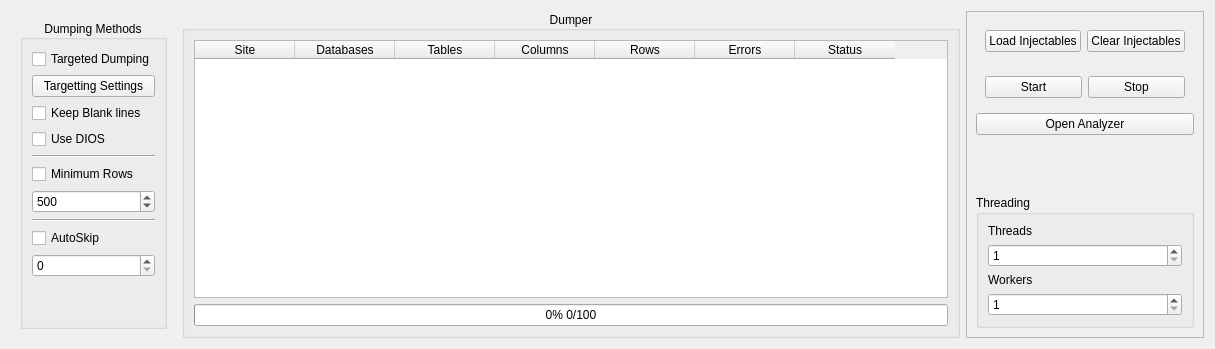
        <widget class="QWidget" name="tabDumper">
         <attribute name="title">
          <string>Dumping</string>
         </attribute>
         <layout class="QHBoxLayout" name="horizontalLayout_12">
          <item>
           <widget class="QWidget" name="widget_6" native="true">
            <layout class="QVBoxLayout" name="verticalLayout_10">
             <item>
              <widget class="QGroupBox" name="dumperMethodsGroup">
               <property name="title">
                <string>Dumping Methods</string>
               </property>
               <property name="alignment">
                <set>Qt::AlignCenter</set>
               </property>
               <layout class="QVBoxLayout" name="verticalLayout_11">
                <item>
                 <widget class="QCheckBox" name="dumperTargetedCheckbox">
                  <property name="text">
                   <string>Targeted Dumping</string>
                  </property>
                 </widget>
                </item>
                <item>
                 <widget class="QPushButton" name="dumperTargetSettingsBtn">
                  <property name="text">
                   <string>Targetting Settings</string>
                  </property>
                 </widget>
                </item>
                <item>
                 <widget class="QCheckBox" name="dumperKeepBlanksCheckbox">
                  <property name="text">
                   <string>Keep Blank lines</string>
                  </property>
                 </widget>
                </item>
                <item>
                 <widget class="QCheckBox" name="dumperDIOSCheckbox">
                  <property name="text">
                   <string>Use DIOS</string>
                  </property>
                 </widget>
                </item>
                <item>
                 <widget class="Line" name="line_3">
                  <property name="orientation">
                   <enum>Qt::Horizontal</enum>
                  </property>
                 </widget>
                </item>
                <item>
                 <widget class="QCheckBox" name="dumperMinRowsCheckbox">
                  <property name="text">
                   <string>Minimum Rows</string>
                  </property>
                 </widget>
                </item>
                <item>
                 <widget class="QSpinBox" name="dumperMinRowsSpinbox">
                  <property name="buttonSymbols">
                   <enum>QAbstractSpinBox::UpDownArrows</enum>
                  </property>
                  <property name="minimum">
                   <number>1</number>
                  </property>
                  <property name="maximum">
                   <number>999999</number>
                  </property>
                  <property name="singleStep">
                   <number>0</number>
                  </property>
                  <property name="value">
                   <number>500</number>
                  </property>
                 </widget>
                </item>
                <item>
                 <widget class="Line" name="line_2">
                  <property name="orientation">
                   <enum>Qt::Horizontal</enum>
                  </property>
                 </widget>
                </item>
                <item>
                 <widget class="QCheckBox" name="dumperAutoSkip">
                  <property name="text">
                   <string>AutoSkip</string>
                  </property>
                 </widget>
                </item>
                <item>
                 <widget class="QSpinBox" name="dumperAutoSkipSpinbox">
                  <property name="maximum">
                   <number>999999999</number>
                  </property>
                 </widget>
                </item>
                <item>
                 <spacer name="verticalSpacer_6">
                  <property name="orientation">
                   <enum>Qt::Vertical</enum>
                  </property>
                  <property name="sizeHint" stdset="0">
                   <size>
                    <width>20</width>
                    <height>40</height>
                   </size>
                  </property>
                 </spacer>
                </item>
               </layout>
              </widget>
             </item>
            </layout>
           </widget>
          </item>
          <item>
           <widget class="QGroupBox" name="dumperGroup">
            <property name="title">
             <string>Dumper</string>
            </property>
            <property name="alignment">
             <set>Qt::AlignCenter</set>
            </property>
            <layout class="QVBoxLayout" name="verticalLayout_9">
             <item>
              <widget class="QTableWidget" name="dumperTableWidget">
               <property name="minimumSize">
                <size>
                 <width>754</width>
                 <height>0</height>
                </size>
               </property>
               <property name="contextMenuPolicy">
                <enum>Qt::CustomContextMenu</enum>
               </property>
               <column>
                <property name="text">
                 <string>Site</string>
                </property>
                <property name="textAlignment">
                 <set>AlignCenter</set>
                </property>
               </column>
               <column>
                <property name="text">
                 <string>Databases</string>
                </property>
                <property name="textAlignment">
                 <set>AlignCenter</set>
                </property>
               </column>
               <column>
                <property name="text">
                 <string>Tables</string>
                </property>
                <property name="textAlignment">
                 <set>AlignCenter</set>
                </property>
               </column>
               <column>
                <property name="text">
                 <string>Columns</string>
                </property>
                <property name="textAlignment">
                 <set>AlignCenter</set>
                </property>
               </column>
               <column>
                <property name="text">
                 <string>Rows</string>
                </property>
                <property name="textAlignment">
                 <set>AlignCenter</set>
                </property>
               </column>
               <column>
                <property name="text">
                 <string>Errors</string>
                </property>
                <property name="textAlignment">
                 <set>AlignCenter</set>
                </property>
               </column>
               <column>
                <property name="text">
                 <string>Status</string>
                </property>
                <property name="textAlignment">
                 <set>AlignCenter</set>
                </property>
               </column>
              </widget>
             </item>
             <item>
              <widget class="QProgressBar" name="dumperProgress">
               <property name="autoFillBackground">
                <bool>false</bool>
               </property>
               <property name="value">
                <number>0</number>
               </property>
               <property name="alignment">
                <set>Qt::AlignRight|Qt::AlignTrailing|Qt::AlignVCenter</set>
               </property>
               <property name="format">
                <string>%p% %v/%m</string>
               </property>
              </widget>
             </item>
            </layout>
           </widget>
          </item>
          <item>
           <widget class="QFrame" name="frame_4">
            <property name="frameShape">
             <enum>QFrame::StyledPanel</enum>
            </property>
            <property name="frameShadow">
             <enum>QFrame::Raised</enum>
            </property>
            <layout class="QVBoxLayout" name="verticalLayout_32">
             <item>
              <widget class="QWidget" name="widget_7" native="true">
               <layout class="QHBoxLayout" name="horizontalLayout_10">
                <item>
                 <widget class="QPushButton" name="dumperLoadInjectablesBtn">
                  <property name="text">
                   <string>Load Injectables</string>
                  </property>
                 </widget>
                </item>
                <item>
                 <widget class="QPushButton" name="dumperClearInjectablesBtn">
                  <property name="text">
                   <string>Clear Injectables</string>
                  </property>
                 </widget>
                </item>
               </layout>
              </widget>
             </item>
             <item>
              <widget class="QWidget" name="widget_8" native="true">
               <layout class="QHBoxLayout" name="horizontalLayout_11">
                <item>
                 <widget class="QPushButton" name="dumperStartBtn">
                  <property name="text">
                   <string>Start</string>
                  </property>
                 </widget>
                </item>
                <item>
                 <widget class="QPushButton" name="dumperStopBtn">
                  <property name="text">
                   <string>Stop</string>
                  </property>
                 </widget>
                </item>
               </layout>
              </widget>
             </item>
             <item>
              <widget class="QPushButton" name="dumperOpenAnalyzer">
               <property name="text">
                <string>Open Analyzer</string>
               </property>
              </widget>
             </item>
             <item>
              <spacer name="verticalSpacer_5">
               <property name="orientation">
                <enum>Qt::Vertical</enum>
               </property>
               <property name="sizeHint" stdset="0">
                <size>
                 <width>20</width>
                 <height>40</height>
                </size>
               </property>
              </spacer>
             </item>
             <item>
              <widget class="QGroupBox" name="groupBox_6">
               <property name="title">
                <string>Threading</string>
               </property>
               <layout class="QVBoxLayout" name="verticalLayout_8">
                <item>
                 <widget class="QLabel" name="label_21">
                  <property name="text">
                   <string>Threads</string>
                  </property>
                 </widget>
                </item>
                <item>
                 <widget class="QSpinBox" name="dumperThreads">
                  <property name="minimum">
                   <number>1</number>
                  </property>
                  <property name="maximum">
                   <number>500</number>
                  </property>
                 </widget>
                </item>
                <item>
                 <widget class="QLabel" name="label_22">
                  <property name="text">
                   <string>Workers</string>
                  </property>
                 </widget>
                </item>
                <item>
                 <widget class="QSpinBox" name="dumperWorkers">
                  <property name="minimum">
                   <number>1</number>
                  </property>
                  <property name="maximum">
                   <number>100</number>
                  </property>
                 </widget>
                </item>
               </layout>
              </widget>
             </item>
            </layout>
           </widget>
          </item>
         </layout>
        </widget>
